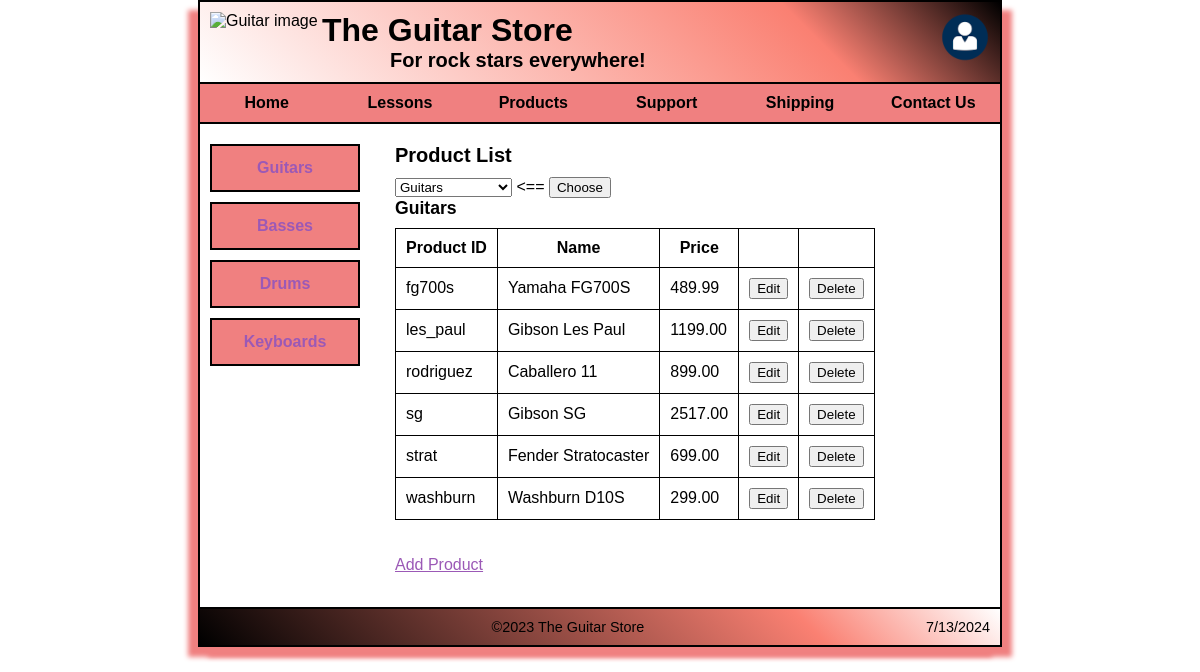
/index.php?action=list_products, run on the app's committed database.
### tables this page shows
CREATE TABLE categories (
    category_id        INT                          AUTO_INCREMENT,
    category_name      VARCHAR(255)   NOT NULL      UNIQUE,
    CONSTRAINT categories_pk
        PRIMARY KEY (category_id)
) ENGINE INNODB;

CREATE TABLE products (
    product_id          VARCHAR(10),
    category_id         INT             NOT NULL,
    product_name        VARCHAR(255)    NOT NULL,
    description         TEXT            NOT NULL,
    list_price          DECIMAL(10,2)   NOT NULL,
    supplier_id         INT             NOT NULL,
    CONSTRAINT products_pk
        PRIMARY KEY (product_id),
    CONSTRAINT products_fk_categories
        FOREIGN KEY (category_id)
        REFERENCES categories (category_id),
    CONSTRAINT products_fk_suppliers
        FOREIGN KEY (supplier_id)
        REFERENCES suppliers (supplier_id)
) ENGINE INNODB;

### model/category_db.php (called while the page is built, shortened)
<?php
require_once('database.php');
function get_categories() {
    global $db;
    $query = 'SELECT *
                  FROM categories
                  ORDER BY category_id';
    $statement = $db->prepare($query);
    $statement->execute();
    $categories = $statement->fetchAll();
    return $categories;
}
function get_category_by_id($categoryID) {
    global $db;
    $query = 'SELECT *
                  FROM categories
                  WHERE category_id = :category_id';
    $statement = $db->prepare($query);
    $statement->bindValue(':category_id', $categoryID);
    $statement->execute();
    $category = $statement->fetch();
    return $category;
}
?>

### model/product_db.php (called while the page is built, shortened)
<?php
require_once('database.php');
function get_products_by_category_id($categoryID) {
    global $db;
    $query = 'SELECT *
             FROM products
             WHERE category_id = :category_id
             ORDER BY product_id';
    $statement = $db->prepare($query);
    $statement->bindValue(':category_id', $categoryID);
    $statement->execute();
    $products = $statement->fetchAll();
    return $products;
}
?>

### products/product_list.php (the view, shortened to what this page needs)
<!DOCTYPE html>
<html lang="en">
    <head>
        <link rel="stylesheet" href="./styles/main.css">
        <link rel="stylesheet" href="./styles/products.css">
    </head>
    <body>
        <?php include './view/header.php'; ?>
        <?php include './view/horizontal_nav_bar.php'; ?>
        <main>
            <?php include './view/aside.php'; ?>
            <section>
                <h2>Product List</h2>
                <form action="index.php?" method="post">
                    <select name="category_id" id="category_id">
                        <?php foreach ($categories as $category) : ?>
                            <option value='<?php echo $category['category_id']; ?>' <?php echo ($category_id == $category['category_id']) ? 'selected' : ''; ?>>
                                <?php echo $category['category_name']; ?>
                            </option>
                        <?php endforeach; ?>
                    </select>
                    <span><==</span>
                    <input type="submit" value="Choose">
                </form>
                <?php if (!empty($category_name)) : ?>
                    <h3><?php echo $category_name; ?></h3>
                <?php else : ?>
                    <h3>[category]</h3>
                <?php endif; ?>
                <table>
                    <thead>
                        <tr>
                            <th>Product ID</th>
                            <th>Name</th>
                            <th>Price</th>
                            <th>&nbsp;</th>
                            <th>&nbsp;</th>
                        </tr>
                    </thead>
                    <tbody>
                        <?php if (empty($products)) : ?>
                            <tr>
                                <td colspan="5">Out of stock</td>
                            </tr>
                        <?php else : ?>
                            <?php foreach ($products as $product) : ?>
                                <tr>
                                    <td><?php echo $product['product_id']; ?></td>
                                    <td><?php echo $product['product_name']; ?></td>
                                    <td><?php echo $product['list_price']; ?></td>
                                    <td>
                                        <form action="index.php" method="get">
                                            <input type="submit" value="Edit">
                                        </form>
                                    </td>
                                    <td>
                                        <form action="index.php" method="get">
                                            <input type="submit" value="Delete">
                                        </form>
                                    </td>
                                </tr>
                            <?php endforeach; ?>
                        <?php endif; ?>
                    </tbody>
                </table>
                <br><br>
                <p><a href="index.php?action=add_product">Add Product</a></p>
            </section>
        </main>
        <?php include './view/footer.php'; ?>
    </body>
</html>

### view/aside.php
<aside>
    <ul>
        <?php foreach($categories as $category) : ?>
        <li>
            <a href="index.php?action=<?php echo strtolower($category['category_name']); ?>" >
                <?php echo $category['category_name']; ?>
            </a>
        </li>
        <?php endforeach; ?>
    </ul>
</aside>

### styles/main.css (style rules this page uses)
body { font-family: sans-serif; max-width: 800px; background-color: white; background-image: url("../images/guitarWallPaper.jpg"); border-style: solid; border-width: 2px; border-color: black; box-shadow: 10px 10px 5px lightcoral, -10px 10px 5px lightcoral; margin: 0 auto; padding: 0; }
nav a, main a:link { color: #9b59b6; }
main::after { content:""; display:block; clear:both; }
main { background-color: white; border-top: 2px solid black; }
main aside { width: 160px; float: left; padding-top: 20px; padding-bottom: 20px; font-weight: bold; text-align: center; color: black; }
main aside ul { line-height: 150%; list-style: none; margin:0; padding: 0; }
main aside a { text-decoration: none; color: inherit; }
main aside ul li a { background-color: lightcoral; padding: 10px 15px; display: block; }
main aside li { border: 2px solid black; margin: 0 0 10px 10px }
main section h1, main section h2, main section h3, main section p { margin: 0 0 .5em 0; }
main section { padding-top: 20px; padding-bottom: 25px; padding-left: 25px; padding-right: 25px; width: 580px; float: right; }
main section h2 { font-size: 125%; }
main section h3 { font-size: 110%; }

### styles/products.css (style rules this page uses)
main section table, th, td { border: 1px solid black; border-collapse: collapse; padding: 10px; }

### data on the page
categories: category_name "Guitars"
categories: category_name "Basses"
categories: category_name "Drums"
categories: category_name "Keyboards"
products: product_id "fg700s", product_name "Yamaha FG700S", list_price "489.99"
products: product_id "les_paul", product_name "Gibson Les Paul", list_price "1199.00"
products: product_id "rodriguez", product_name "Caballero 11", list_price "899.00"
products: product_id "sg", product_name "Gibson SG", list_price "2517.00"
products: product_id "strat", product_name "Fender Stratocaster", list_price "699.00"
products: product_id "washburn", product_name "Washburn D10S", list_price "299.00"

### other printed values
form field category_id "Guitars"
